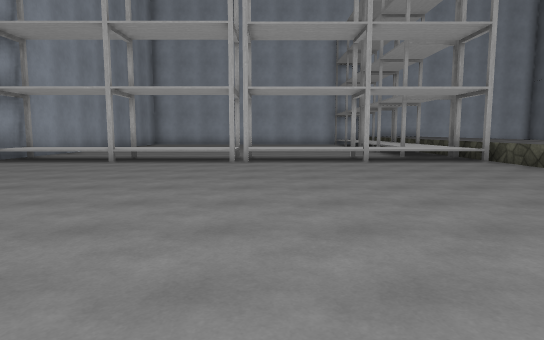
view 1 (above)

23 first-person views from a walk through a scene from a Unity 3-D project. The camera is 1.4 m above the floor, tilts 6° down and sees 75° across. The floor is counted in squares, 2 m on a side. Each view is taken from the middle of a square. On the plan, view 1 faces up. The plan holds only what a view shows up to about 11 squares ahead; the rest is blank. The place goes on beyond the plan. The player is left out. Some animated figures are not drawn. Some surface patterns are stand-ins.

view 2
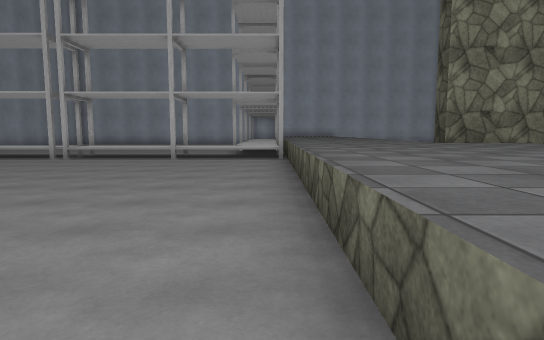

view 3
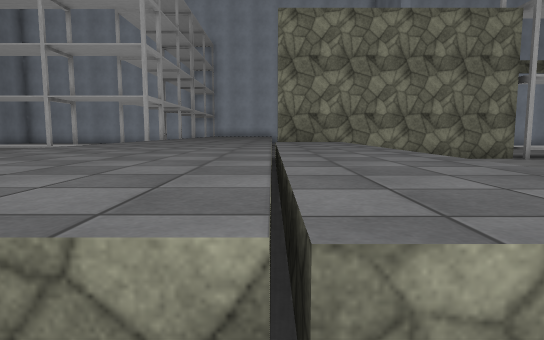

view 4
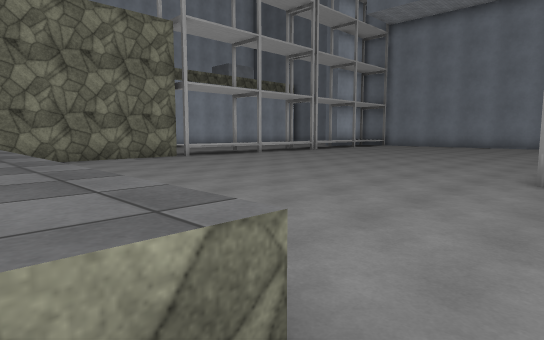

view 5
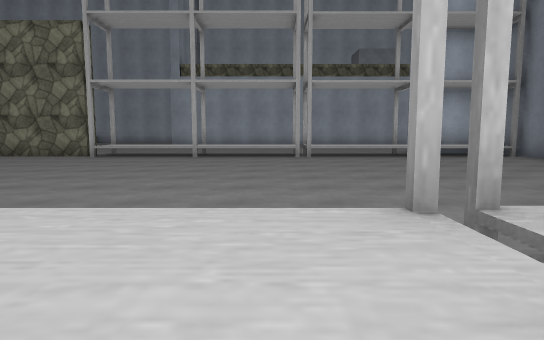

view 6
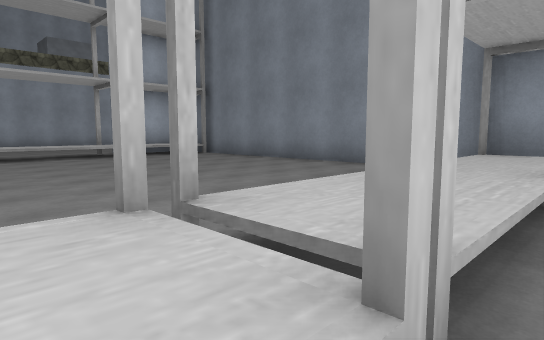

view 7
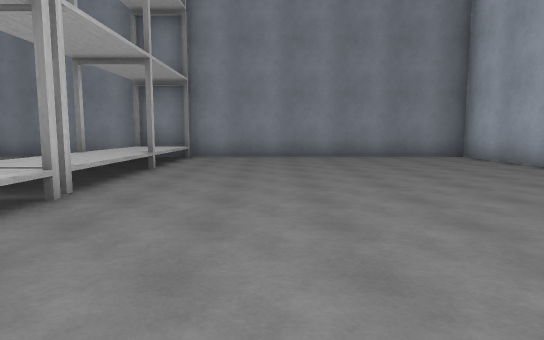

view 8
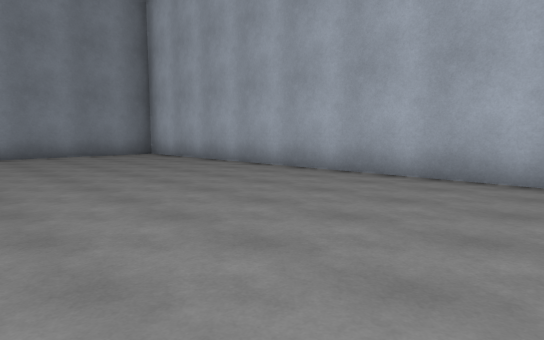

view 9
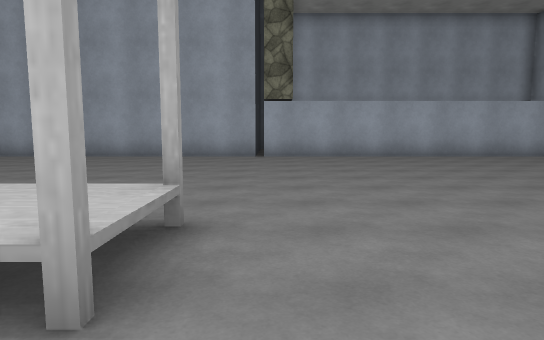

view 10
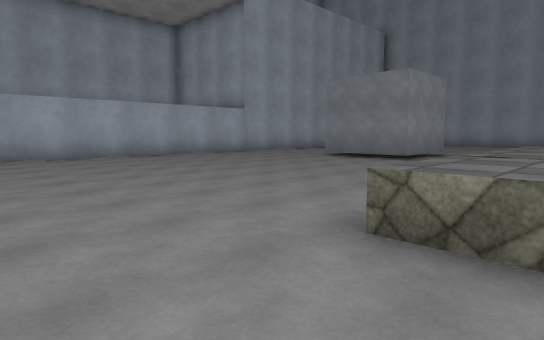

view 11
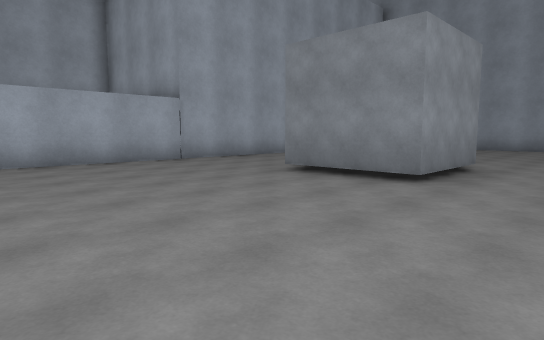

view 12
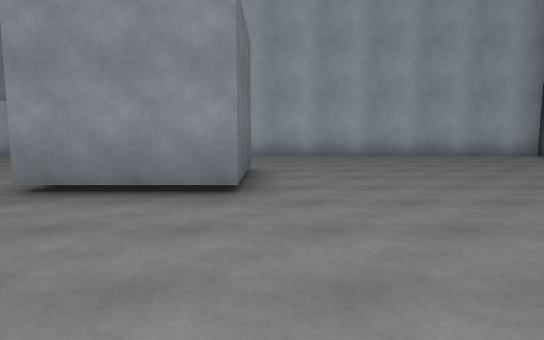

view 13
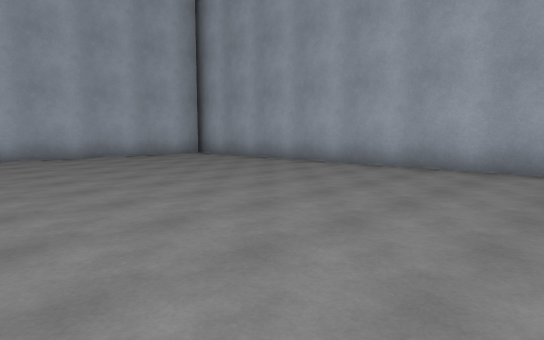

view 14
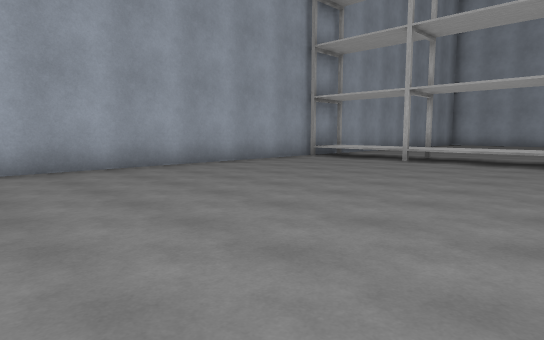

view 15
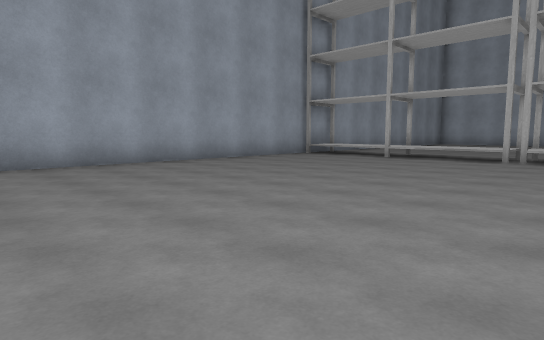

view 16
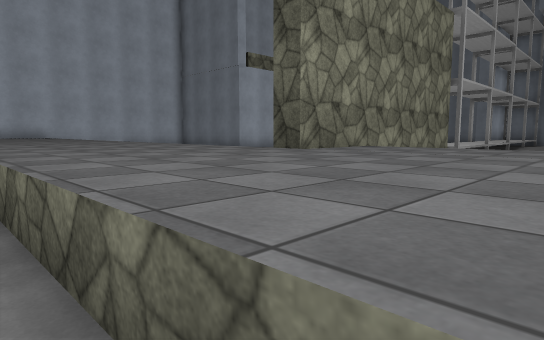

view 17
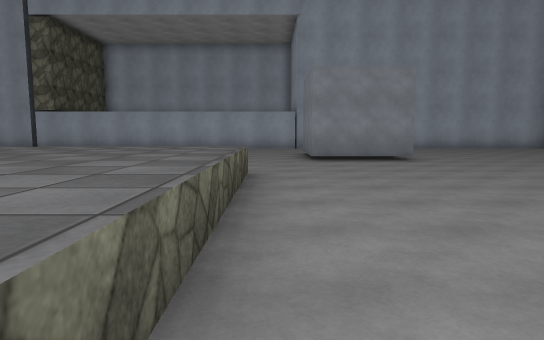

view 18
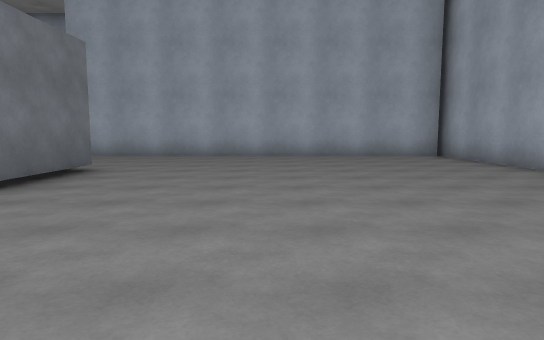

view 19
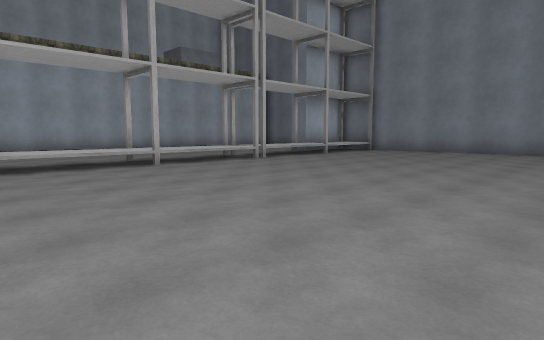

view 20
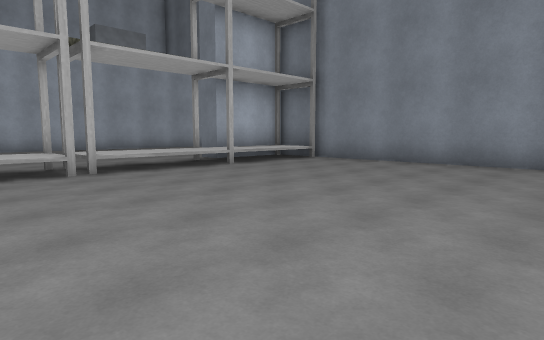

view 21
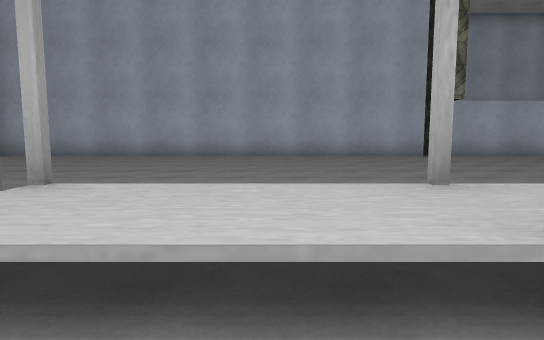

view 22
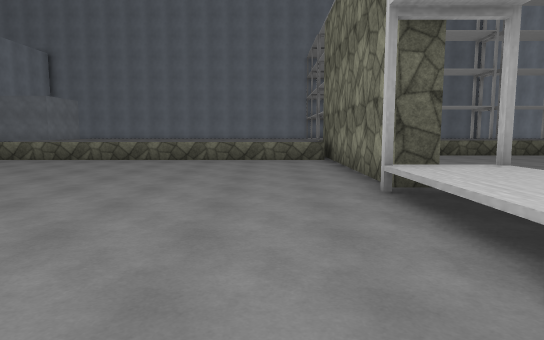

view 23
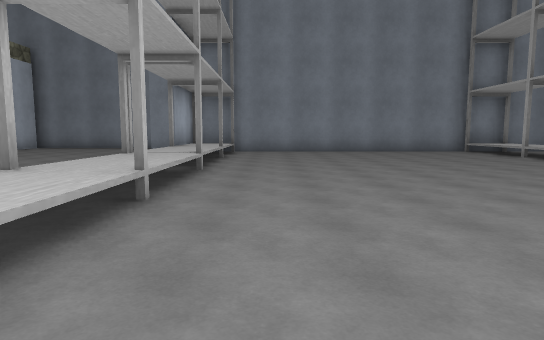

### Floor plan
Key: @ floor where view 1 was taken; # wall or solid block; . floor; ^ raised ledge.
Columns run from 7 left of view 1 to 29 right of it. Each row starts with its distance up from view 1.
 11 #          ^^^^^^
 10 ^^^^^^^^^^^^^^^^^      ..........#
  9 ^^^^^^.^^^^^^^^^^      ^^^^^^^^^^###
  8 #............^^^^######^^^^^^^^^^^^^
  7 #............^^^^^.................##
  6 #............^^^^^..................#
  5 #............^^^^^..................#
  4 #............^^^^^..................#
  3 #............^^^^^..................#
  2 #............^^^^^..................#
  1 #............^^^^^..................#
  0 #......@.....^^^^^..................#
 -1 #............^^^^^.................#
 -2 #......................^^^^^^^^^^^^^
 -3 #..................................##
 -4 #........###............  ..........#
 -5 #........###........................#
 -6 #........###........................#
 -7 #...................................#
 -8 #...................................#
 -9 #...................................#
-10 #...................................#
-11 #####################################

Where each view was taken, in squares from view 1:
view 1: 0 up, 0 right, facing up
view 2: 1 down, 5 right, facing up
view 3: 2 down, 9 right, facing up
view 4: 2 down, 10 right, facing up-right
view 5: 3 down, 21 right, facing up
view 6: 3 down, 21 right, facing up-right
view 7: 5 down, 18 right, facing right
view 8: 5 down, 17 right, facing down-right
view 9: 0 up, 15 right, facing down
view 10: 0 up, 13 right, facing down-left
view 11: 2 down, 9 right, facing down-left
view 12: 0 up, 1 right, facing down
view 13: 0 up, 0 right, facing down-left
view 14: 0 up, 0 right, facing up-left
view 15: 1 down, 1 right, facing up-left
view 16: 4 up, 5 right, facing up-right
view 17: 5 up, 5 right, facing down
view 18: 0 up, 2 left, facing down
view 19: 0 up, 15 right, facing up-right
view 20: 1 up, 20 right, facing up-right
view 21: 0 up, 20 right, facing down
view 22: 6 up, 20 right, facing left
view 23: 6 up, 15 right, facing right
